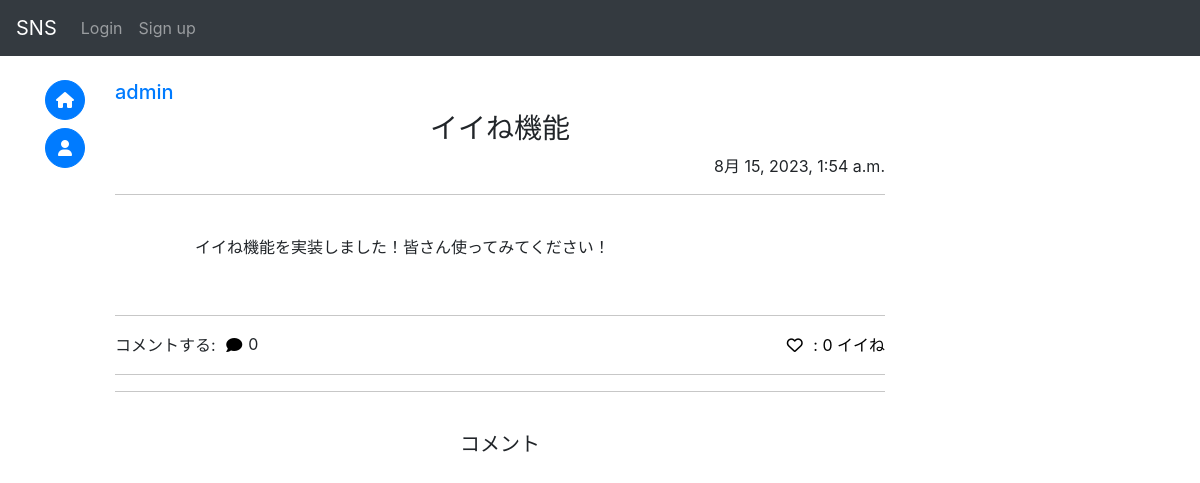
Screenshot of /sns/post/e19f5dab-4a05-4966-b68c-11bbd153a440/ with the database file from the repository.
### sns/models.py (models this page shows, shortened)
class Post(models.Model):
    id = models.UUIDField(primary_key=True, default=uuid.uuid4, editable=False)
    title = models.CharField(max_length=50, null=True)
    detail = models.TextField(max_length=255)
    author = models.ForeignKey(
        get_user_model(),
        on_delete=models.CASCADE,
        related_name="author"
    )
    created_at = models.DateTimeField(auto_now_add=True)
    good_num = models.IntegerField(default=0)
    mode = models.IntegerField(default=0)#0:通常の投稿 1:コメント
    parent_post = models.ForeignKey(
        "Post",
        on_delete=models.CASCADE,
        null=True,
        blank=True,
    )
    mention = models.ManyToManyField(
        get_user_model(),
        related_name="mention",
        blank=True
    )

### accounts/models.py (models this page shows, shortened)
class CustomUser(AbstractBaseUser, PermissionsMixin):
    id = models.UUIDField(primary_key=True, default=uuid.uuid4, editable=False)
    email = models.EmailField(_("email address"), unique=True, null=True)
    is_staff = models.BooleanField(
        _("staff status"),
        default=False,
        help_text=_("Designates whether the user can log into this admin site."),
    )
    username = models.CharField(_("username"), max_length=50)
    usertag = models.CharField(_("usertag"), max_length=16, unique=True, null=True)
    created_at = models.DateTimeField(auto_now_add=True)
    mentioned = models.ManyToManyField(
        "sns.Post",
        blank=True,
        related_name="mentioned"
    )
    objects = CustomUserManager()
    EMAIL_FIELD = "email"
    USERNAME_FIELD = "email"
    REQUIRED_FIELDS = ["username", "usertag"]
    class Meta:
        verbose_name = _("user")
        verbose_name_plural = _("users")
    def __str__(self):
        return self.username

### sns/views.py (the view, shortened to what this page needs)
# urls.py: path("post/<str:pk>/", views.DetailView.as_view(), name="post"),
class DetailView(generic.DetailView):
    model = Post
    def get_context_data(self, *args, **kwargs: Any):
        context = super().get_context_data(*args, **kwargs)
        post = context.get("object")
        comments = Post.objects.filter(parent_post=post, mode=1)
        context["comments"] = comments
        comment_num = {}#その投稿に対するコメント数
        top_comment = {}#その当行に対するコメント
        lib.comment_num_count(post, comment_num)
        for c in comments:
            try:
                top_comment[c.id] = c.post_set.all()
            except Exception:
                top_comment[c.id] = []
        context["comment_num"] = comment_num
        context["top_comment"] = top_comment
        context["this_comment_num"] = post.post_set.all().count()
        if self.request.user.is_anonymous:
            return context

### mysns/lib.py (called while the page is built)
def comment_num_count(now, com_num, count=0):
    ans = 0
    for n in now.post_set.all():
        ans += comment_num_count(n, com_num, count)
    com_num[now.id] = ans
    return ans + 1

### sns/templatetags/custom_filter.py (called while the page is built, shortened)
@register.filter
def get_value(d, k):
    if k in d:
        return d[k]
    return None

@register.filter
def mention(post):
    detail = post.detail
    users = set(get_user_model().objects.all())
    usertags = {}
    for u in users:
        usertags[u.usertag] = u.id
    res = ""
    detail = escape(detail)
    i = 0
    last_i = 0
    while i < len(detail) - 1:
        i += 1
    res += detail[last_i:]
    return mark_safe(res)

### sns/templates/sns/post_detail.html (shortened to what this page needs)
{% extends 'base.html' %}
{% block content %}
{% load custom_filter %}
    <div>
        {% if is_block %}
            <br>
            <br>
            <h1 style="color:red; text-align:center;">ブロック中のユーザーの投稿<h1>
        {% elif is_blocked %}
            <br>
            <br>
            <h4 style="text-align:center;">この投稿をしたユーザーは投稿の公開を制限しています<h4>
        {% else %}
            <div>
                <h5>
                    <a href='{% url "accounts:user" post.author.id %}' style="text-align:left">
                        {{ post.author }}
                    </a>
                </h5>
                <div>
                    <h3 style="text-align:center">
                        {% if post.mode == 1 %}
                            <a href="{% url 'sns:post' post.parent_post.id %}" class="notlink">
                                {{ post.title }}
                            </a>
                        {% else %}
                            {{ post.title }}
                        {% endif %}
                    </h3>
                    <div style="text-align:right">
                        {{ post.created_at }}
                    </div>
                    <hr width="100%" color="#ddd">
                    <br>
                    <div style="padding-left:5rem;">
                        {{ post | mention | linebreaks }}
                    </div>
                    <br>
                    <hr width="100%" color="#ddd">
                </div>
                <p style="float:left">
                    コメントする:
                    <button id="open_comment" class="good">
                        <i class="fa-solid fa-comment"></i>
                    </button>
                    <div id="comment_num" style="float:left">
                        {{ comment_num|get_value:post.id }}
                    </div>
                </p>
                <p style="text-align:right;">
                    {% if request.user.is_anonymous %}
                        <button onClick="location.href='{% url 'sns:good' post.id 0 %}'" class="good">
                            <i class="fa-regular fa-heart"></i>
                        </button>
                    {% endif %}
                    <a href="{% url 'sns:good_user' post.id %}" class="notlink">
                    : <span class="num">{{ post.good_num }}</span> イイね
                    </a>
                </p>
                <hr widht="100%" color="#ddd">
                <hr widht="100%" color="#ddd" height="4px">
                <br>
                <h5 style="text-align:center">コメント</h5>
                <br>
            </div>
        {% endif %}
    </div>
{% endblock %}

### static/css/card.css (style rules this page uses)
.good, .good:focus, .good:hover { border: none; outline: none; background: none; display: inline; }
.notlink { text-decoration:none !important; color:black !important; }

### templates/base.html (style rules this page uses)
body { padding-top : 80px }

### sns/templates/sns/post_detail.html (style rules this page uses)
.notlink { text-decoration:none !important; color:black !important; }

### rows the page displays
Post: author "admin", title "イイね機能", created_at "8月 15, 2023, 1:54 a.m.", detail.usertag "イイね機能を実装しました！皆さん使ってみてください！", id "0", good_num "0"
